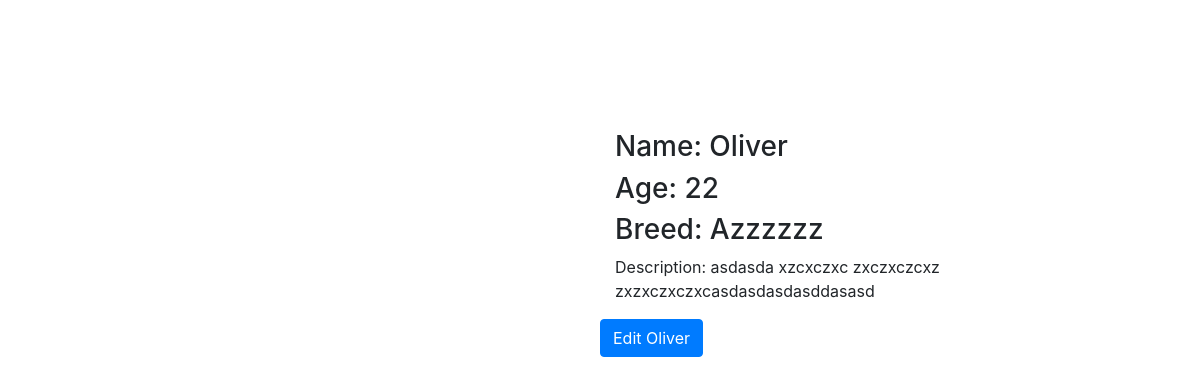
/animals/details/25/, run on the app's committed database.
### animals/models.py (models this page shows, shortened)
class Animal(models.Model):
    KIND_CHOICES = (
        ('C', 'Cat'),
        ('D', 'Dog')
    )
    name = models.CharField(max_length=20)
    age = models.PositiveIntegerField()
    breed = models.CharField(max_length=20)
    description = models.TextField()
    image_url = models.URLField()
    kind = models.CharField(max_length=1, choices=KIND_CHOICES)
    owner = models.ForeignKey(Owner, on_delete=models.CASCADE, null=True,
                              blank=True)

### animals/views.py (the view)
# urls.py: re_path('^details/(?P<pk>[-\w]+)/$', views.AnimalDetails.as_view(),
class AnimalDetails(DetailView):
    model = Animal
    template_name = 'animal_details.html'
    context_object_name = 'animal'

### animals/templates/animal_details.html (shortened to what this page needs)
<!DOCTYPE html>
<html lang="en">
<head>
    <link rel="stylesheet" href="https://maxcdn.bootstrapcdn.com/bootstrap/4.0.0/css/bootstrap.min.css"
>
</head>
<body>
    <div class="container">
        <div class="row">
            <div class="col-lg-6">
            </div>
            <div class="col-lg-6">
                <div class="row">
                    <div class="col-lg-12" style="margin-top: 20%">
                        <h3>Name: {{animal.name}}</h3>
                        <h3>Age: {{animal.age}}</h3>
                        <h3>Breed: {{animal.breed}}</h3>
                        <p>Description: {{animal.description}}</p>
                    </div>
                    <a href="{% url 'animals:edit' animal.id%}" class="btn btn-primary">Edit {{animal.name}}</a>
                </div>
            </div>
        </div>
    </div>
</body>
</html>

### data on the page
Animal: name "Oliver", age "22", breed "Azzzzzz", description "asdasda xzcxczxc zxczxczcxz zxzxczxczxcasdasdasdasddasasd"
